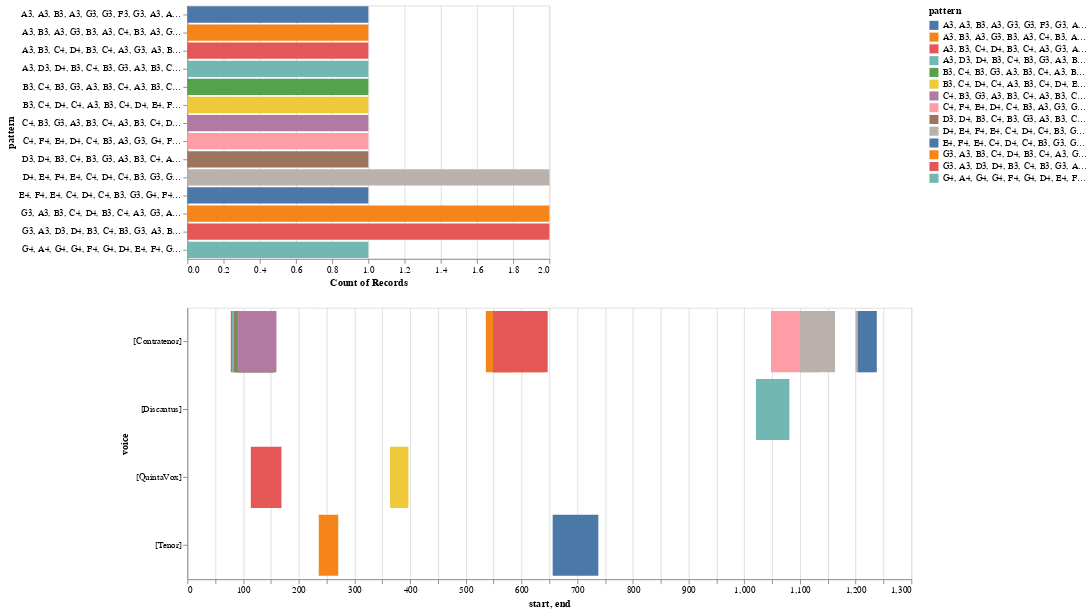

This figure's notebook cell:
### Code cell
viz.plot_ngrams_heatmap(nr_ngrams, dur_ngrams, selected_pattern=most_popular, voices=[])

### Figure 1 — Vega-Lite specification as saved in the notebook (floating-point values rounded to 4 significant figures)
{"config": {"view": {"continuousWidth": 400, "continuousHeight": 300}}, "vconcat": [{"mark": "bar", "encoding": {"color": {"type": "nominal", "field": "pattern"}, "opacity": {"condition": {"value": 1, "selection": "selector007"}, "value": 0.2}, "x": {"type": "nominal", "aggregate": "count", "field": "pattern"}, "y": {"type": "nominal", "field": "pattern"}}, "selection": {"selector007": {"type": "multi", "fields": ["pattern"]}}}, {"mark": "bar", "encoding": {"color": {"type": "nominal", "field": "pattern"}, "opacity": {"condition": {"value": 1, "selection": "selector007"}, "value": 0.2}, "tooltip": [], "x": {"type": "quantitative", "field": "start"}, "x2": {"field": "end"}, "y": {"type": "nominal", "field": "voice"}}, "height": 300, "selection": {"selector007": {"type": "multi", "fields": ["pattern"]}}, "width": 800}], "data": {"name": "data-d0e4e1e03b475d6f564b0620f1cc5be1"}, "$schema": "https://vega.github.io/schema/vega-lite/v4.8.1.json", "datasets": {"data-d0e4e1e03b475d6f564b0620f1cc5be1": [{"start": 1021.0, "voice": "[Discantus]", "pattern": "G4, A4, G4, G4, F4, G4, D4, E4, F4, G4, A4, D4, D5, C5, B4", "end": 1081.0}, {"start": 78.0, "voice": "[Contratenor]", "pattern": "G3, A3, D3, D4, B3, C4, B3, G3, A3, B3, C4, A3, B3, C4, D4", "end": 153.0}, {"start": 80.0, "voice": "[Contratenor]", "pattern": "A3, D3, D4, B3, C4, B3, G3, A3, B3, C4, A3, B3, C4, D4, E4", "end": 155.0}, {"start": 84.0, "voice": "[Contratenor]", "pattern": "D3, D4, B3, C4, B3, G3, A3, B3, C4, A3, B3, C4, D4, E4, F4", "end": 157.0}, {"start": 88.0, "voice": "[Contratenor]", "pattern": "B3, C4, B3, G3, A3, B3, C4, A3, B3, C4, D4, E4, F4, D4, C4", "end": 158.0}, {"start": 90.0, "voice": "[Contratenor]", "pattern": "C4, B3, G3, A3, B3, C4, A3, B3, C4, D4, E4, F4, D4, C4, C4", "end": 160.0}, {"start": 536.0, "voice": "[Contratenor]", "pattern": "G3, A3, B3, C4, D4, B3, C4, A3, G3, A3, B3, C4, D4, B3, C4", "end": 586.7}, {"start": 548.0, "voice": "[Contratenor]", "pattern": "G3, A3, B3, C4, D4, B3, C4, A3, G3, A3, B3, C4, D4, B3, C4", "end": 639.0}, {"start": 549.0, "voice": "[Contratenor]", "pattern": "A3, B3, C4, D4, B3, C4, A3, G3, A3, B3, C4, D4, B3, C4, A3", "end": 647.0}, {"start": 1048.0, "voice": "[Contratenor]", "pattern": "C4, F4, E4, D4, C4, B3, A3, G3, G4, F4, E4, D4, C4, B3, A3", "end": 1134.0}, {"start": 1100.0, "voice": "[Contratenor]", "pattern": "D4, E4, F4, E4, C4, D4, C4, B3, G3, G4, F4, D4, E4, C4, D4", "end": 1163.0}, {"start": 1200.0, "voice": "[Contratenor]", "pattern": "D4, E4, F4, E4, C4, D4, C4, B3, G3, G4, F4, D4, E4, C4, D4", "end": 1232.0}, {"start": 1204.0, "voice": "[Contratenor]", "pattern": "E4, F4, E4, C4, D4, C4, B3, G3, G4, F4, D4, E4, C4, D4, E4", "end": 1238.0}, {"start": 236.0, "voice": "[Tenor]", "pattern": "A3, B3, A3, G3, B3, A3, C4, B3, A3, G3, G3, F3, F3, E3, G3", "end": 271.0}, {"start": 656.0, "voice": "[Tenor]", "pattern": "A3, A3, B3, A3, G3, G3, F3, G3, A3, A3, B3, A3, G3, G3, F3", "end": 738.0}, {"start": 114.0, "voice": "[QuintaVox]", "pattern": "G3, A3, D3, D4, B3, C4, B3, G3, A3, B3, C4, A3, B3, C4, D4", "end": 169.0}, {"start": 364.0, "voice": "[QuintaVox]", "pattern": "B3, C4, D4, C4, A3, B3, C4, D4, E4, F4, G4, F4, D4, E4, F4", "end": 397.0}]}}
